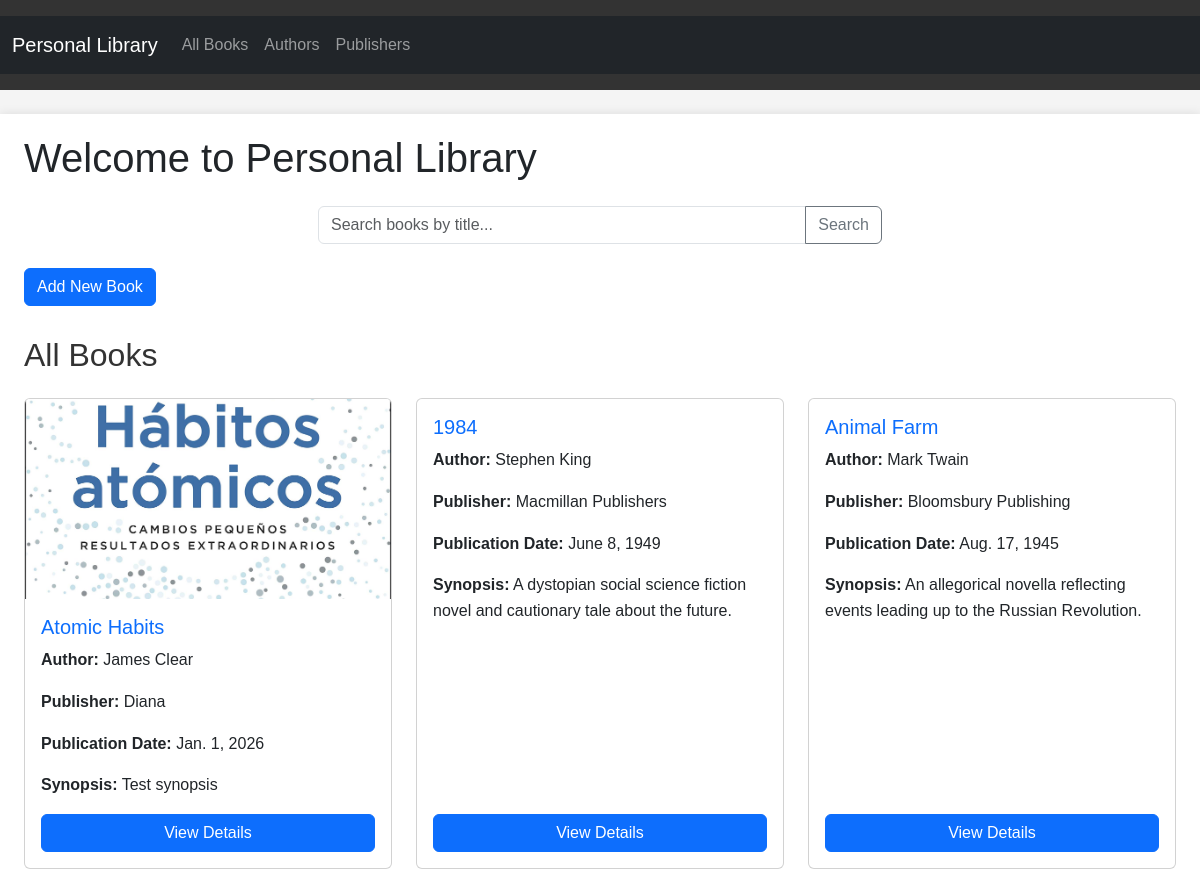
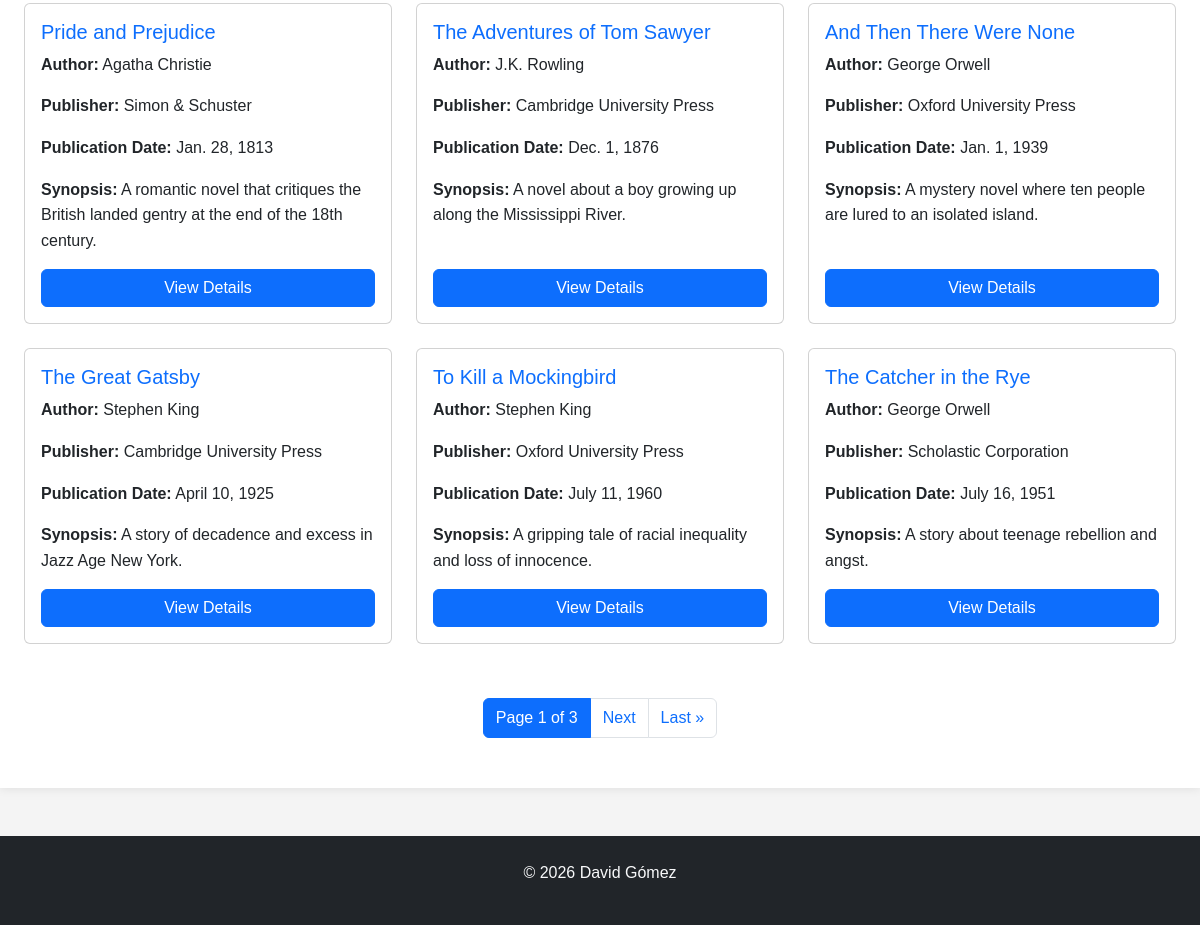
The page / on the database its author committed (2 pictures, top to bottom).
### core/models.py (models this page shows, shortened)
class Book(models.Model):
    title = models.CharField(max_length=200)
    author = models.ForeignKey(Author, on_delete=models.CASCADE)
    publisher = models.ForeignKey(Publisher, on_delete=models.SET_NULL, blank=True, null=True)
    synopsis = models.TextField()
    publication_date = models.DateField()
    cover_image = models.ImageField(upload_to='book_covers/', blank=True, null=True)

class Author(models.Model):
    name = models.CharField(max_length=200)
    biography = models.TextField(blank=True, null=True)

class Publisher(models.Model):
    name = models.CharField(max_length=200)
    country = models.CharField(max_length=100, blank=True, null=True)

### core/_views/books.py (the view)
# urls.py: path("", book_html_views.index, name="index"),
def index(request):
    query = request.GET.get("q", "")
    if query:
        books_list = Book.objects.filter(title__icontains=query).select_related(
            "author", "publisher"
        )
    else:
        books_list = Book.objects.all().select_related("author", "publisher")
    paginator = Paginator(books_list, 9)
    page_number = request.GET.get("page")
    page_obj = paginator.get_page(page_number)
    context = {
        "books": page_obj,
        "query": query,
        "is_paginated": page_obj.has_other_pages(),
        "page_obj": page_obj,
    }
    return render(request, "core/index.html", context)

### core/templates/core/index.html (shortened to what this page needs)
{% extends 'core/base.html' %}
{% block content %}
<div class="container">
    <h1 class="mb-4">Welcome to Personal Library</h1>
    <form method="GET" class="mb-4">
        <div class="row justify-content-center">
            <div class="col-md-6">
                <div class="input-group">
                    <input type="text" name="q" value="{{ query }}" placeholder="Search books by title..." class="form-control">
                    <button type="submit" class="btn btn-outline-secondary">Search</button>
                </div>
            </div>
        </div>
    </form>
    <div class="mb-4">
        <a href="/books/create/" class="btn btn-primary">Add New Book</a>
    </div>
    <div class="books-section">
        <h2 class="mb-4">{% if query %}Search Results for "{{ query }}"{% else %}All Books{% endif %}</h2>
        {% if books %}
            <div class="row">
                {% for book in books %}
                    <div class="col-md-4 mb-4">
                        <div class="card h-100">
                            {% if book.cover_image %}
                                <img src="{{ book.cover_image.url }}" alt="{{ book.title }}" class="card-img-top" style="height: 200px; object-fit: cover;">
                            {% endif %}
                            <div class="card-body d-flex flex-column">
                                <h5 class="card-title">
                                    <a href="/books/{{ book.id }}/" class="text-decoration-none">{{ book.title }}</a>
                                </h5>
                                <p class="card-text"><strong>Author:</strong> {{ book.author.name }}</p>
                                <p class="card-text"><strong>Publisher:</strong> {{ book.publisher.name|default:"N/A" }}</p>
                                <p class="card-text"><strong>Publication Date:</strong> {{ book.publication_date }}</p>
                                <p class="card-text"><strong>Synopsis:</strong> {{ book.synopsis|truncatewords:30 }}</p>
                                <a href="/books/{{ book.id }}/" class="btn btn-primary mt-auto">View Details</a>
                            </div>
                        </div>
                    </div>
                {% endfor %}
            </div>
            {% if is_paginated %}
                <nav aria-label="Page navigation" class="mt-4">
                    <ul class="pagination justify-content-center">
                        <li class="page-item active">
                            <span class="page-link">
                                Page {{ page_obj.number }} of {{ page_obj.paginator.num_pages }}
                            </span>
                        </li>
                        {% if page_obj.has_next %}
                            <li class="page-item">
                                <a class="page-link" href="?q={{ query }}&page={{ page_obj.next_page_number }}">Next</a>
                            </li>
                            <li class="page-item">
                                <a class="page-link" href="?q={{ query }}&page={{ page_obj.paginator.num_pages }}">Last &raquo;</a>
                            </li>
                        {% endif %}
                    </ul>
                </nav>
            {% endif %}
        {% endif %}
    </div>
</div>
{% endblock %}

### static/css/style.css (style rules this page uses)
body { font-family: Arial, sans-serif; margin: 0; padding: 0; line-height: 1.6; background-color: #f4f4f4; }
.container { max-width: 100%; }
.books-section h2 { margin-top: 30px; color: #333; }
.pagination { margin: 30px 0; text-align: center; }

### rows shown on the page
Book: cover_image (picture), title "Atomic Habits", author.name "James Clear", publisher.name "Diana", publication_date "Jan. 1, 2026", synopsis "Test synopsis"
Book: title "1984", author.name "Stephen King", publisher.name "Macmillan Publishers", publication_date "June 8, 1949", synopsis "A dystopian social science fiction novel and cautionary tale about the future."
Book: title "Animal Farm", author.name "Mark Twain", publisher.name "Bloomsbury Publishing", publication_date "Aug. 17, 1945", synopsis "An allegorical novella reflecting events leading up to the Russian Revolution."
Book: title "Pride and Prejudice", author.name "Agatha Christie", publisher.name "Simon & Schuster", publication_date "Jan. 28, 1813", synopsis "A romantic novel that critiques the British landed gentry at the end of the 18th century."
Book: title "The Adventures of Tom Sawyer", author.name "J.K. Rowling", publisher.name "Cambridge University Press", publication_date "Dec. 1, 1876", synopsis "A novel about a boy growing up along the Mississippi River."
Book: title "And Then There Were None", author.name "George Orwell", publisher.name "Oxford University Press", publication_date "Jan. 1, 1939", synopsis "A mystery novel where ten people are lured to an isolated island."
Book: title "The Great Gatsby", author.name "Stephen King", publisher.name "Cambridge University Press", publication_date "April 10, 1925", synopsis "A story of decadence and excess in Jazz Age New York."
Book: title "To Kill a Mockingbird", author.name "Stephen King", publisher.name "Oxford University Press", publication_date "July 11, 1960", synopsis "A gripping tale of racial inequality and loss of innocence."
Book: title "The Catcher in the Rye", author.name "George Orwell", publisher.name "Scholastic Corporation", publication_date "July 16, 1951", synopsis "A story about teenage rebellion and angst."

### other values the page prints
{{ page_obj.number }} "1"
{{ page_obj.paginator.num_pages }} "3"
